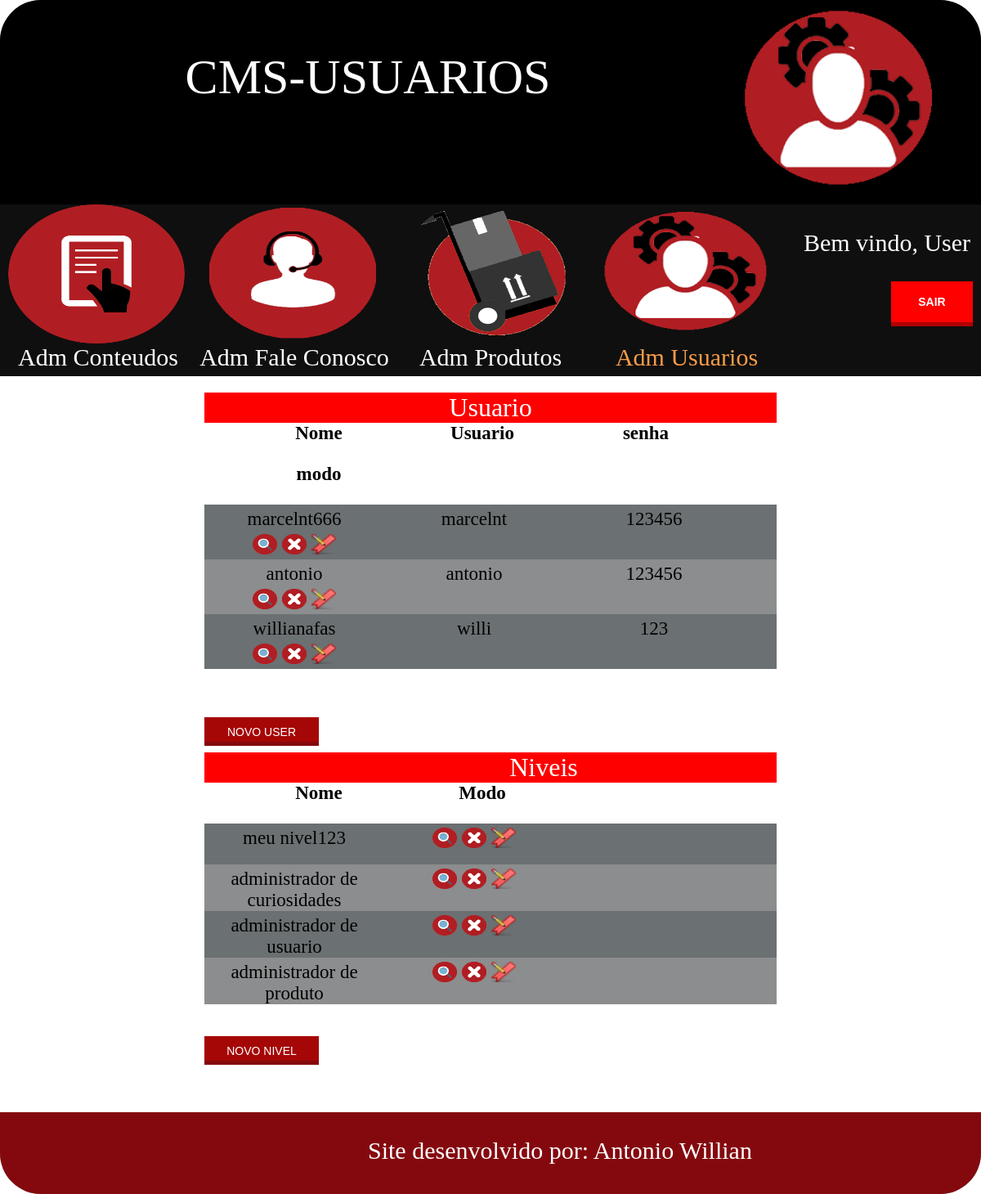
The page /cms/ADM_usuario.php on the database its author committed.
### tables this page shows
CREATE TABLE `tblcadastro_usuario` (
  `idusuario` int(11) NOT NULL auto_increment,
  `nomeuser` varchar(45) default NULL,
  `telefone` varchar(45) default NULL,
  `celular` varchar(45) default NULL,
  `dtNasc` varchar(45) default NULL,
  `cpf` varchar(45) default NULL,
  `rg` varchar(45) default NULL,
  `email` varchar(45) default NULL,
  `idestado` int(11) default NULL,
  `idendereco` int(11) default NULL,
  `sexo` char(1) default NULL,
  `foto` varchar(45) default NULL,
  `usuario` varchar(45) default NULL,
  `senha` varchar(45) default NULL,
  `idestadocivil` int(11) default NULL,
  `idNivel` int(11) default NULL,
  PRIMARY KEY  (`idusuario`),
  KEY `fkestado` (`idestado`),
  KEY `fkendereco` (`idendereco`),
  KEY `idestadocivil` (`idestadocivil`),
  KEY `fk_nivel_idx` (`idNivel`),
  CONSTRAINT `fkendereco` FOREIGN KEY (`idendereco`) REFERENCES `tblendereco` (`idendereco`),
  CONSTRAINT `fkestado` FOREIGN KEY (`idestado`) REFERENCES `tblestado` (`idestado`),
  CONSTRAINT `fk_nivel` FOREIGN KEY (`idNivel`) REFERENCES `tbl_nivel` (`idNivel`) ON DELETE NO ACTION ON UPDATE NO ACTION,
  CONSTRAINT `tblcadastro_usuario_ibfk_1` FOREIGN KEY (`idestadocivil`) REFERENCES `tblestado_civil` (`idestadocivil`)
);

CREATE TABLE `tbl_nivel` (
  `idNivel` int(11) NOT NULL auto_increment,
  `nivel` varchar(45) default NULL,
  `descricao` varchar(45) default NULL,
  PRIMARY KEY  (`idNivel`)
);

### cms/ADM_usuario.php (the view, shortened to what this page needs)
<!DOCTYPE html>
<html>
  <head>
    <link rel="stylesheet" href="css/style_home_cms.css">
    <link rel="stylesheet" href="css/style_cadastro_usuario_cms.css">
    <link rel="stylesheet" href="css/styleAdmConteudos.css">
  </head>
  <body>
    <div class="principal">
      <div class="principal">
        <div class="cabecalho">
          <div class="title">
            <p>CMS-USUARIOS</p>
          </div>
          <div class="logo">
              <img src="imagens/worker-512.png" alt="administrador conteudos">
          </div>
        </div>
        <nav class="menuNav">
          <div class="menu_navegacao">
            <div class="item_menu">
              <div class="imagen">
                <img src="imagens/Icone_Materias.png" alt="administrador conteudos">
              </div>
              <div class="legenda">
                <p>Adm Conteudos</p>
              </div>
            </div>
            <div class="item_menu">
              <div class="imagen">
                <img src="imagens/icon_faleconosco.png" alt="administrador conteudos">
              </div>
              <div class="legenda">
                <p><a href="adm_faleconosco_cms.php">Adm Fale Conosco</a></p>
              </div>
            </div>
            <div class="item_menu">
              <div class="imagen">
                <img src="imagens/icon-controle-de-estoqu.png" alt="administrador conteudos">
              </div>
              <div class="legenda">
                <p>Adm Produtos</p>
              </div>
            </div>
            <div class="item_menu">
              <div class="imagen">
                <img src="imagens/worker-512.png" alt="administrador conteudos">
              </div>
              <div class="legenda_ativa">
                <p>Adm Usuarios</p>
              </div>
            </div>
          </div>
          <div class="user">
            <p>Bem vindo, User</p>
            <form class="frmSair" action="home_cms.php" method="post">
                    <input class="botao" type="submit" name="btnsair" value="SAIR">
            </form>
          </div>
        </nav>
          <div class="conteudo_principal">
                <div class="tabela_principal">
                    <div class="titulo_tabela">
                      <h1>Usuario</h1>
                    </div>
                    <div class="conteudo_tabela_titulo">
                      <ul>
                        <li><strong>Nome</strong></li>
                        <li><strong>Usuario</strong></li>
                        <li><strong>senha</strong></li>
                        <li><strong>modo</strong></li>
                      </ul>
                    </div>
                    <div class="tabela_conteudos">
                          <?php
                                $sql="select * from tblcadastro_usuario order by idusuario desc";
                              $select=mysql_query($sql);
                              $cont=0;
                               while ($rs=mysql_fetch_array($select)) {
                                 if ($cont%2==0) {
                                   $cor='cor1';
                                 }else {
                                   $cor='cor2';
                                 }
                           ?>
                           <div class="conteudos_tabela <?php echo ($cor) ?>" >
                               <ul>
                                 <li><?php echo ($rs['nomeuser']) ?></li>
                                 <li><?php echo ($rs['usuario']) ?></li>
                                 <li><?php echo ($rs['senha'])?></li>
                                  <li>
                                    <a class="ver" href="#" onclick="Modal(<?php echo ($rs['idusuario'])?>,'tbl_User')">
                                        <img class="modo " src="imagens/Zoom-icon.png" alt="consultar" title="Visualizar registro">
                                    </a>
                                      <a onclick="return confirm('deseja excluir o registro?');" href="ADM_usuario.php?modo=deletarUsuario&pegarid=<?php echo($rs['idusuario'])?> ">
                                        <img class="modo" src="imagens/delete-icon.png" alt="deletar" title="Deletar registro">
                                    </a>
                                    <a  href="cadastro_user.php?modo=editarUsuario&pegarid=<?php echo($rs['idusuario'])?>&pegaridEndereco=<?php echo($rs['idendereco'])?>">
                                        <img class="modo" src="imagens/editar.png" alt="editar" title="editar registro">
                                    </a>
                                  </li>
                              </ul>
                            </div>
                          <?php
                          $cont=$cont+1;
                        }
                           ?>
                    </div>
                    <div class="botoes">
                      <a href="cadastro_user.php">
                        <input   class="botao_novo" type="submit" name="btnNovoUser" value="Novo User">
                      </a>
                    </div>
                </div>
                <div class="tabela_principal">
                    <div class="titulo_tabela">
                      <h1>Niveis</h1>
                    </div>
                    <div class="conteudo_tabela_titulo">
                      <ul>
                        <li><strong>Nome</strong></li>
                        <li><strong>Modo</strong></li>
                      </ul>
                    </div>
                    <div class="tabela_conteudos">
                          <?php
                                $sql="select * from tbl_nivel order by idNivel desc";
                              $select=mysql_query($sql);
                              $cont=0;
                               while ($rs=mysql_fetch_array($select)) {
                                 if ($cont%2==0) {
                                   $cor='cor1';
                                 }else {
                                   $cor='cor2';
                                 }
                           ?>
                           <div class="conteudos_tabela <?php echo ($cor) ?>" >
                               <ul>
                                 <li><?php echo ($rs['nivel']) ?></li>
                                  <li>
                                    <a class="ver" href="#" onclick="Modal(<?php echo ($rs['idNivel'])?>,'tbl_nivel')">
                                        <img class="modo " src="imagens/Zoom-icon.png" alt="consultar" title="Visualizar registro">
                                    </a>
                                      <a onclick="return confirm('deseja excluir o registro?');" href="ADM_usuario.php?modo=deletarNivel&pegarid=<?php echo($rs['idNivel'])?> ">
                                        <img class="modo" src="imagens/delete-icon.png" alt="deletar" title="Deletar registro">
                                    </a>
                                    <a  href="cadastro_de_nivel.php?modo=editarNivel&pegarid=<?php echo($rs['idNivel'])?>">
                                        <img class="modo" src="imagens/editar.png" alt="editar" title="editar registro">
                                    </a>
                                  </li>
                              </ul>
                            </div>
                          <?php
                          $cont=$cont+1;
                        }
                           ?>
                    </div>
                    <div class="botoes">
                      <a href="cadastro_de_nivel.php">
                        <input   class="botao_novo" type="submit" name="btnNovoUser" value="Novo Nivel">
                      </a>
                    </div>
                </div>
        </div>
        <footer>
            <p>Site desenvolvido por: Antonio Willian</p>
        </footer>
    </div>
  </body>
</html>

### cms/css/style_home_cms.css (style rules this page uses)
body { padding: 0px; margin: auto; }
.principal { width: 1200px; min-height: 1000px; height: auto; border-radius: 50px; background-color:#9a9ca0; margin: auto; }
.cabecalho { width: 100%; height: 250px; border-radius: 50px 50px 0px 0px; background-color:#000; }
.title { width: 900px; height: 100%; border-radius: 50px 0px 0px 0px; float: left; }
.title p { font-size: 60px; font-family: "Rockwell Condensed"; text-align: center; padding-top: 60px; margin: 0px; color: #fff; }
.logo { width: 250px; height: 100%; float: left; }
.logo img { width: 100%; height: 100%; }
.menuNav { width: 100%; height: 210px; background-color:#0f0f0f; }
.menu_navegacao { width: 970px; height: 100%; float: left; }
.item_menu { width: 240px; height: 100%; float: left; }
.imagen { width: 100%; height: 170px; border-radius: 100px; }
.imagen img { width: 90%; height: 170px; margin-left: 10px; border-radius: 100px; }
.legenda { width: 100%; height: 30px; margin-top: -30px; }
.legenda a { text-decoration: none; color: #fff; }
.legenda p { font-size: 30px; font-family: "Rockwell Condensed"; padding: 0px; text-align: center; color: #fff; }
.user { width: 230px; height: 100%; float: left; }
.user p { font-size: 30px; font-family: "Rockwell Condensed"; padding: 0px; text-align: center; color: #fff; }
.botao { width: 100px; height: 50px; font-family: arial; font-size:14px; font-weight:700; text-transform: uppercase; border:none; padding:10px; cursor: pointer; display:inline-block; text-decoration: none; background:red; color:#fff; box-shadow:0 5px 0 #d20000; margin-left: 120px; }
.botao { background:red; color:#fff; box-shadow:0 5px 0 #b00000; }
.conteudo_principal { width: 100%; height: auto; min-height: 500px; overflow: scroll; background-color: #fff; }
footer { width: 100%; height: 100px; border-radius: 0px 0px 50px 50px; background-color: #84090f; }
footer p { font-size: 30px; font-family: "Rockwell Condensed"; padding-left: 450px; padding-top: 30px; margin: auto; color: #fff; }

### cms/css/style_cadastro_usuario_cms.css (style rules this page uses)
.legenda_ativa { width: 100%; height: 30px; margin-top: -30px; color:#f99c48; }
.legenda_ativa p { font-size: 30px; font-family: "Rockwell Condensed"; padding: 0px; text-align: center; color: #f99c48; }
.modo { width: 30px; height: 30px; }
.botoes { width: 130px; height: 60px; margin: auto; }
.botao_novo { width: 140px; height: 50px; font-family: arial; font-size:14px; font-weight:700px; text-transform: uppercase; border:none; padding:10px; cursor: pointer; display:inline-block; text-decoration: none; background:#a50606; color:#fff; box-shadow:0 5px 0 #84090f; }

### cms/css/styleAdmConteudos.css (style rules this page uses)
.legenda_ativa { width: 100%; height: 30px; margin-top: -30px; color:#f99c48; }
.legenda_ativa p { font-size: 30px; font-family: "Rockwell Condensed"; padding: 0px; text-align: center; color: #f99c48; }
.titulo_tabela { width: 100%; background-color: red; }
.titulo_tabela h1 { font-weight: 400; color: #fff; padding: 0px; margin: auto; text-align: center; }
.cor1 { background-color: #6b7072; }
.cor2 { background-color: #8b8d8e; }
.tabela_principal { width: 700px; height: 300px; margin-top: 20px; margin-left: auto; margin-right: auto; margin-bottom: 140px; }
.conteudo_tabela_titulo { width: 100%; height: 30px; }
.tabela_conteudos { width: 100%; height: 250px; overflow: auto; margin: auto; padding: 0px; margin-bottom: 10px; }
.conteudo_tabela_titulo ul { list-style: none; padding: 0px; margin: 0px; text-align: center; width: 100%; }
.conteudo_tabela_titulo ul li { float: left; margin-left: 80px; font-size: 23px; width: 120px; height: 50px; }
.conteudos_tabela { width: 100%; min-height: 50px; height: auto; overflow: auto; text-align: center; text-align: center; }
.conteudos_tabela ul { list-style: none; padding: 0px; margin: 0px; text-align: center; width: 100%; }
.conteudos_tabela ul li { float: left; font-size: 23px; width: 220px; margin:0px; padding: 0px; padding-top: 5px; }
.conteudos_tabela ul li a { text-decoration: none; }
.conteudos_tabela img { height: 25px; height: 25px; }
.botoes { width: 130px; height: 60px; margin: auto; float: left; }
.botao_novo { width: 140px; height: 30px; font-family: arial; font-size:14px; font-weight:700px; text-transform: uppercase; border:none; padding:10px; cursor: pointer; display:inline-block; text-decoration: none; background:#a50606; color:#fff; box-shadow:0 5px 0 #84090f; }

### rows shown on the page
tblcadastro_usuario: nomeuser "marcelnt666", usuario "marcelnt", senha "123456"
tblcadastro_usuario: nomeuser "antonio", usuario "antonio", senha "123456"
tblcadastro_usuario: nomeuser "willianafas", usuario "willi", senha "123"
tbl_nivel: nivel "meu nivel123"
tbl_nivel: nivel "administrador de curiosidades"
tbl_nivel: nivel "administrador de usuario"
tbl_nivel: nivel "administrador de produto"
